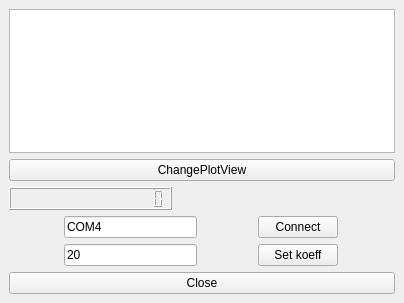
<?xml version="1.0" encoding="UTF-8"?>
<ui version="4.0">
 <class>MainWindow</class>
 <widget class="QMainWindow" name="MainWindow">
  <property name="geometry">
   <rect>
    <x>0</x>
    <y>0</y>
    <width>404</width>
    <height>303</height>
   </rect>
  </property>
  <property name="windowTitle">
   <string>MainWindow</string>
  </property>
  <widget class="QWidget" name="centralwidget">
   <property name="enabled">
    <bool>true</bool>
   </property>
   <property name="sizePolicy">
    <sizepolicy hsizetype="Expanding" vsizetype="Expanding">
     <horstretch>0</horstretch>
     <verstretch>0</verstretch>
    </sizepolicy>
   </property>
   <property name="maximumSize">
    <size>
     <width>474</width>
     <height>483</height>
    </size>
   </property>
   <layout class="QVBoxLayout" name="verticalLayout_4">
    <item>
     <layout class="QVBoxLayout" name="verticalLayout_3">
      <item>
       <layout class="QVBoxLayout" name="verticalLayout_2">
        <property name="sizeConstraint">
         <enum>QLayout::SizeConstraint::SetMaximumSize</enum>
        </property>
        <item>
         <layout class="QVBoxLayout" name="verticalLayout" stretch="5,0,1,1,1">
          <property name="sizeConstraint">
           <enum>QLayout::SizeConstraint::SetMaximumSize</enum>
          </property>
          <item>
           <widget class="QGraphicsView" name="graphicsView">
            <property name="sizePolicy">
             <sizepolicy hsizetype="Expanding" vsizetype="Expanding">
              <horstretch>0</horstretch>
              <verstretch>0</verstretch>
             </sizepolicy>
            </property>
           </widget>
          </item>
          <item>
           <widget class="QPushButton" name="pushButton">
            <property name="text">
             <string>ChangePlotView</string>
            </property>
           </widget>
          </item>
          <item>
           <widget class="QLCDNumber" name="lcdNumber">
            <property name="sizePolicy">
             <sizepolicy hsizetype="Maximum" vsizetype="Maximum">
              <horstretch>0</horstretch>
              <verstretch>0</verstretch>
             </sizepolicy>
            </property>
            <property name="maximumSize">
             <size>
              <width>16777215</width>
              <height>16777215</height>
             </size>
            </property>
            <property name="digitCount">
             <number>16</number>
            </property>
           </widget>
          </item>
          <item>
           <layout class="QHBoxLayout" name="horizontalLayout_2">
            <item>
             <widget class="QLineEdit" name="portNameEdit">
              <property name="maximumSize">
               <size>
                <width>133</width>
                <height>22</height>
               </size>
              </property>
              <property name="text">
               <string>COM4</string>
              </property>
             </widget>
            </item>
            <item>
             <widget class="QPushButton" name="connectButton">
              <property name="sizePolicy">
               <sizepolicy hsizetype="Maximum" vsizetype="Maximum">
                <horstretch>0</horstretch>
                <verstretch>0</verstretch>
               </sizepolicy>
              </property>
              <property name="text">
               <string>Connect</string>
              </property>
             </widget>
            </item>
           </layout>
          </item>
          <item>
           <layout class="QHBoxLayout" name="horizontalLayout">
            <item>
             <widget class="QLineEdit" name="koeffEdit">
              <property name="maximumSize">
               <size>
                <width>133</width>
                <height>22</height>
               </size>
              </property>
              <property name="text">
               <string>20</string>
              </property>
             </widget>
            </item>
            <item>
             <widget class="QPushButton" name="setKoeffButton">
              <property name="sizePolicy">
               <sizepolicy hsizetype="Maximum" vsizetype="Maximum">
                <horstretch>0</horstretch>
                <verstretch>0</verstretch>
               </sizepolicy>
              </property>
              <property name="text">
               <string>Set koeff</string>
              </property>
             </widget>
            </item>
           </layout>
          </item>
         </layout>
        </item>
       </layout>
      </item>
      <item>
       <widget class="QPushButton" name="closeButton">
        <property name="text">
         <string>Close</string>
        </property>
       </widget>
      </item>
     </layout>
    </item>
   </layout>
  </widget>
  <widget class="QMenuBar" name="menubar">
   <property name="geometry">
    <rect>
     <x>0</x>
     <y>0</y>
     <width>404</width>
     <height>21</height>
    </rect>
   </property>
  </widget>
 </widget>
 <resources/>
 <connections/>
</ui>
